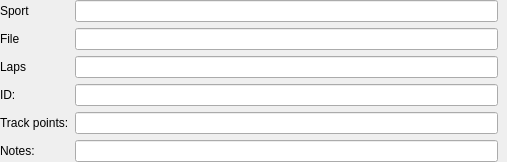
       <widget class="QWidget" name="scrollAreaWidgetContents">
        <property name="geometry">
         <rect>
          <x>0</x>
          <y>0</y>
          <width>507</width>
          <height>162</height>
         </rect>
        </property>
        <layout class="QFormLayout" name="formLayout">
         <property name="leftMargin">
          <number>0</number>
         </property>
         <property name="topMargin">
          <number>0</number>
         </property>
         <property name="rightMargin">
          <number>9</number>
         </property>
         <property name="bottomMargin">
          <number>0</number>
         </property>
         <item row="0" column="0">
          <widget class="QLabel" name="labelSport">
           <property name="text">
            <string>Sport</string>
           </property>
           <property name="buddy">
            <cstring>inputSport</cstring>
           </property>
          </widget>
         </item>
         <item row="0" column="1">
          <widget class="QLineEdit" name="inputSport">
           <property name="toolTip">
            <string>Sport</string>
           </property>
           <property name="readOnly">
            <bool>true</bool>
           </property>
          </widget>
         </item>
         <item row="1" column="0">
          <widget class="QLabel" name="lableFile">
           <property name="text">
            <string>File</string>
           </property>
           <property name="buddy">
            <cstring>labelFilePath</cstring>
           </property>
          </widget>
         </item>
         <item row="1" column="1">
          <widget class="QLineEdit" name="labelFilePath">
           <property name="readOnly">
            <bool>true</bool>
           </property>
          </widget>
         </item>
         <item row="2" column="0">
          <widget class="QLabel" name="labelLapsNo">
           <property name="text">
            <string>Laps</string>
           </property>
           <property name="buddy">
            <cstring>inputLaps</cstring>
           </property>
          </widget>
         </item>
         <item row="2" column="1">
          <widget class="QLineEdit" name="inputLaps">
           <property name="toolTip">
            <string>Number of laps</string>
           </property>
           <property name="readOnly">
            <bool>true</bool>
           </property>
          </widget>
         </item>
         <item row="3" column="0">
          <widget class="QLabel" name="labelID">
           <property name="text">
            <string>ID:</string>
           </property>
           <property name="buddy">
            <cstring>inputId</cstring>
           </property>
          </widget>
         </item>
         <item row="3" column="1">
          <widget class="QLineEdit" name="inputId">
           <property name="readOnly">
            <bool>true</bool>
           </property>
          </widget>
         </item>
         <item row="4" column="0">
          <widget class="QLabel" name="labelTrackPointsNo">
           <property name="text">
            <string>Track points:</string>
           </property>
           <property name="buddy">
            <cstring>inputTrackPoints</cstring>
           </property>
          </widget>
         </item>
         <item row="4" column="1">
          <widget class="QLineEdit" name="inputTrackPoints">
           <property name="toolTip">
            <string>Number of track points</string>
           </property>
           <property name="readOnly">
            <bool>true</bool>
           </property>
          </widget>
         </item>
         <item row="5" column="0">
          <widget class="QLabel" name="labelNotes">
           <property name="text">
            <string>Notes:</string>
           </property>
          </widget>
         </item>
         <item row="5" column="1">
          <widget class="QLineEdit" name="inputNotes">
           <property name="readOnly">
            <bool>true</bool>
           </property>
          </widget>
         </item>
        </layout>
       </widget>
